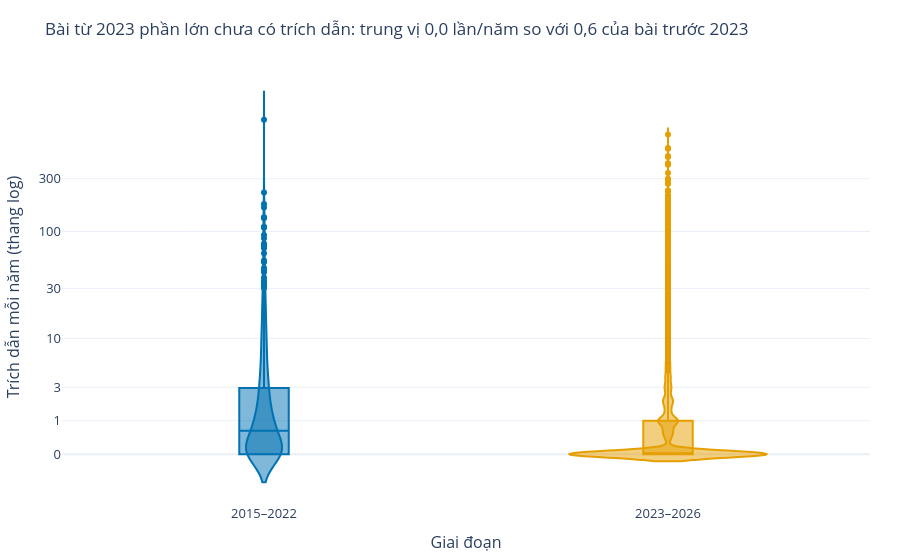

Notebook cell for this chart:
### Markdown cell above
### Tác động

### Code cell
TICKS = [0, 1, 3, 10, 30, 100, 300, 1000, 3000]
COLOR_PERIOD = {"2015–2022": "#0072B2", "2023–2026": "#E69F00"}
med = df.groupby("period", observed=True)["citations_per_year"].median()
cited = 100 * df.groupby("period", observed=True)["cites"].apply(lambda x: (x > 0).mean())
fig5 = px.violin(df.assign(y=np.log1p(df["citations_per_year"])), x="period", y="y", color="period", box=True, points="outliers",
                 color_discrete_map=COLOR_PERIOD, hover_data={"citations_per_year": ":.1f", "y": False, "period": False},
                 labels={"period": "Giai đoạn", "y": "Trích dẫn mỗi năm (thang log)"})
fig5.update_yaxes(tickvals=np.log1p(TICKS[:7]), ticktext=[str(t) for t in TICKS[:7]])
fig5.update_traces(hoveron="points", hovertemplate="%{customdata[0]:.1f} trích dẫn/năm<extra></extra>")
fig5.update_layout(showlegend=False)
save(fig5, 5, "tac-dong",
     f"Bài từ 2023 phần lớn chưa có trích dẫn: trung vị {VN(med['2023–2026'])} lần/năm so với {VN(med['2015–2022'])} của bài trước 2023",
     f"Độ rộng của violin cho biết bao nhiêu bài có mức trích dẫn đó; hộp ở giữa là tứ phân vị, vạch ngang là trung vị. Trục dọc dùng thang log. Chỉ {cited['2023–2026']:.0f}% bài từ 2023 đã có trích dẫn, so với {cited['2015–2022']:.0f}% bài trước đó. Bài mới chưa đủ thời gian để được trích dẫn, nên khoảng cách này một phần là do độ trễ.",
     df[["id", "period", "citations_per_year", "fwci"]], "trich_dan_giai_doan")

### Figure 1 — Plotly figure (JSON) as saved in the notebook; plotly's stock layout.template omitted (floating-point values rounded to 4 significant figures; data arrays with more than 128 entries replaced by an {"elided": "..."} marker saying what was removed)
{"data": [{"alignmentgroup": "True", "box": {"visible": true}, "customdata": {"elided": "681x1 float values"}, "hoveron": "points", "hovertemplate": "%{customdata[0]:.1f} trích dẫn/năm<extra></extra>", "legendgroup": "2015–2022", "marker": {"color": "#0072B2"}, "name": "2015–2022", "offsetgroup": "2015–2022", "orientation": "v", "points": "outliers", "scalegroup": "True", "showlegend": true, "type": "violin", "x": {"elided": "681 str values"}, "x0": " ", "xaxis": "x", "y": {"elided": "681 float values"}, "y0": " ", "yaxis": "y"}, {"alignmentgroup": "True", "box": {"visible": true}, "customdata": {"elided": "22859x1 float values"}, "hoveron": "points", "hovertemplate": "%{customdata[0]:.1f} trích dẫn/năm<extra></extra>", "legendgroup": "2023–2026", "marker": {"color": "#E69F00"}, "name": "2023–2026", "offsetgroup": "2023–2026", "orientation": "v", "points": "outliers", "scalegroup": "True", "showlegend": true, "type": "violin", "x": {"elided": "22859 str values"}, "x0": " ", "xaxis": "x", "y": {"elided": "22859 float values"}, "y0": " ", "yaxis": "y"}], "layout": {"font": {"size": 13}, "hoverlabel": {"font": {"size": 13}}, "legend": {"title": {"text": "Giai đoạn"}, "tracegroupgap": 0}, "margin": {"b": 50, "l": 60, "r": 30, "t": 70}, "showlegend": false, "title": {"font": {"size": 17}, "text": "Bài từ 2023 phần lớn chưa có trích dẫn: trung vị 0,0 lần/năm so với 0,6 của bài trước 2023"}, "violinmode": "overlay", "xaxis": {"anchor": "y", "categoryarray": ["2015–2022", "2023–2026"], "categoryorder": "array", "domain": [0.0, 1.0], "title": {"text": "Giai đoạn"}}, "yaxis": {"anchor": "x", "domain": [0.0, 1.0], "ticktext": ["0", "1", "3", "10", "30", "100", "300"], "tickvals": [0.0, 0.6931, 1.386, 2.398, 3.434, 4.615, 5.707], "title": {"text": "Trích dẫn mỗi năm (thang log)"}}}}
